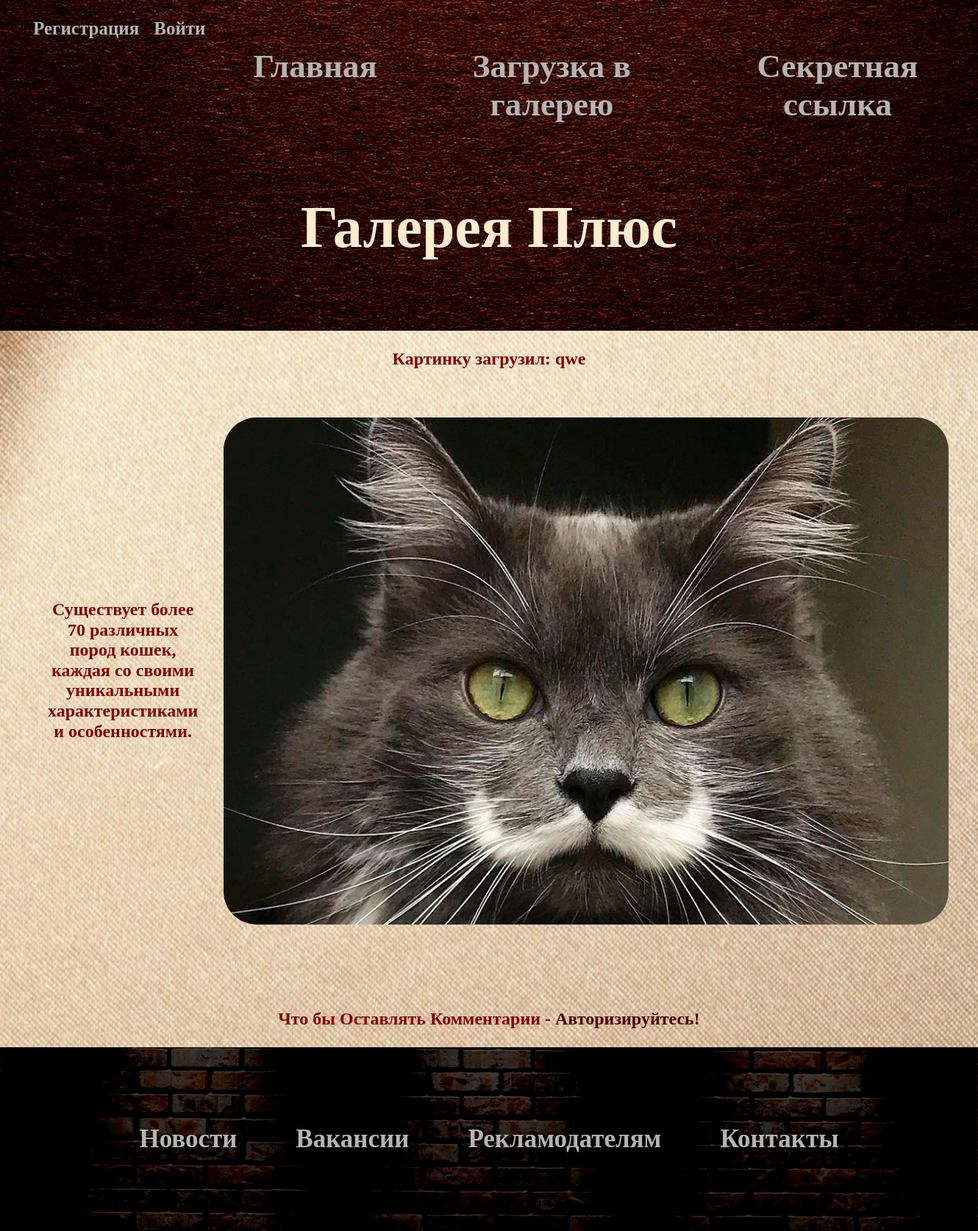
Screenshot of /Image/id/316 with the database file from the repository.
### tables this page shows
CREATE TABLE `images` (
  `id` int NOT NULL,
  `filename` varchar(255) NOT NULL,
  `title` varchar(255) DEFAULT NULL,
  `owner` int DEFAULT NULL,
  `type` varchar(11) DEFAULT NULL
);

CREATE TABLE `users` (
  `id` int NOT NULL,
  `username` varchar(32) NOT NULL,
  `email` varchar(128) NOT NULL,
  `password` varchar(255) NOT NULL,
  `date` datetime NOT NULL DEFAULT CURRENT_TIMESTAMP,
  `token` varchar(255) NOT NULL,
  `role` int NOT NULL DEFAULT '1'
);

### App/core/View.php (called while the page is built, shortened)
<?php
class View
{
	public function render($content_view, $template_view = null, $pageData = null, $payload = null)
	{
		include_once LAYOUT . $template_view;
	}
}

### App/controllers/Image.php (called while the page is built, shortened)
<?php
require_once MODEL . 'ImageModel.php';
class Image extends Controller
{
    public function __construct()
    {
        $this->imageModel = new ImageModel();
        $this->commentModel = new CommentModel();
        $this->view = new View();
    }
    public function id($idN)
    {
        $id = $idN[0];
        $this->pageData['title'] = "Картинка " . $id;
        $this->pageData['image'] = $this->imageModel->getImage($id);
        $this->pageData['comment'] = $this->commentModel->getComment($id);
        $this->view->render('image.phtml', 'template.phtml', $this->pageData);
    }
}

### App/bootstrap.php (called while the page is built, shortened)
<?php
Route::start();

### index.php (called while the page is built, shortened)
<?php
require_once 'App/bootstrap.php';

### App/core/Model.php (called while the page is built, shortened)
<?php
class Model
{
    public function __construct()
    {
        $this->db = DB::connToDB();
    }
}

### App/core/DB.php (called while the page is built, shortened)
<?php
class DB
{
    public static function connToDB()
    {
        $user = self::DB_USER;
        $pass = self::DB_PASS;
        $host = self::DB_HOST;
        $db   = self::DB_NAME;
        try
        {
            $conn = new \PDO("mysql:dbname=$db;host=$host", $user, $pass);
            $conn->setAttribute(\PDO::ATTR_ERRMODE, \PDO::ERRMODE_EXCEPTION);
        } catch(\PDOException $e) {
            echo $e->getMessage();
        }
        return $conn;
    }
}

### App/models/ImageModel.php (called while the page is built, shortened)
<?php
class ImageModel extends Model
{
    public function getImage($id)
    {
        $sql = "SELECT * FROM users
                RIGHT JOIN images ON users.id = images.owner
                WHERE images.id = :id";
        $stmt = $this->db->prepare($sql);
        $stmt->bindValue(":id", $id, \PDO::PARAM_INT);
        $stmt->execute();
        $res = $stmt->fetch(\PDO::FETCH_ASSOC);
        return $res;
    }
}

### App/views/image.phtml (the view, shortened to what this page needs)
<div class="main">
    <h2 class='section-item'>
    Картинку загрузил: <?php echo $pageData['image']['username']?></h2>
    <section class="section">
        <img src="<?php echo "\\" . UPLOAD_DIR . "\\" . $pageData['image']['filename']; ?>">
        <h2 class='section-item'>
            <?php echo $pageData['image']['title']?>
        </h2>
    </section>
    <div class="section-item">
    </div>
    <?php if(!empty($_SESSION['user'])) { ?>
    <div class="comment">
        <form action="\Image\addComment\<?php echo $pageData['image']['id']; ?>" method="post">
            <input type="hidden" name="id" value="<?php echo $_SESSION['idUser']; ?>">
            <label for="">Комментарий:</label>
            <textarea class="input"name="comment" type="text" rows="5" placeholder="Ваш Комментарий" autofocus></textarea>
            <input name="submit" type="submit" value="Оставить Комментарий" class="button">
        </form>
    </div>
    <?php } else { ?>
    <div class="section-item">
        <h2>Что бы Оставлять Комментарии - <a class="res" href="/Logon">Авторизируйтесь!</a></h2>
    </div>
    <?php } ?>
</div>

### css/norm.css (style rules this page uses)
html { line-height: 1.15; -webkit-text-size-adjust: 100%; }
body { margin: 0; }
a { background-color: transparent; }
img { border-style: none; }

### css/style.css (style rules this page uses)
* { font-family: Cambria, Cochin, Georgia, Times, 'Times New Roman', serif; margin: 0; padding: 0; box-sizing: border-box; }
a { color: rgb(180, 180, 180); font-weight: bold; text-decoration: none; transition-property: color; transition-duration: 750ms; }
h2 { text-align: center; }
img { height: 700px; padding: 5px; border-radius: 50px; }
.main { background: url(../img/fone.jpg) bottom no-repeat; background-position: left bottom; background-size: cover; background-repeat: no-repeat; background-attachment: fixed; display: flex; flex-direction: column; }
.section { margin: 0 auto; padding: 35px; display: flex; align-items: center; justify-content: center; }
.section-item { padding: 25px; color: #840000 }
.section:nth-child(even) { flex-direction: row-reverse; }
.res { font-weight: bold; color: rgb(75, 0, 0); }

### rows the page displays
images: owner.username "qwe", filename (picture), title "Существует более 70 различных пород кошек, каждая со своими уникальными характеристиками и особенностями."
